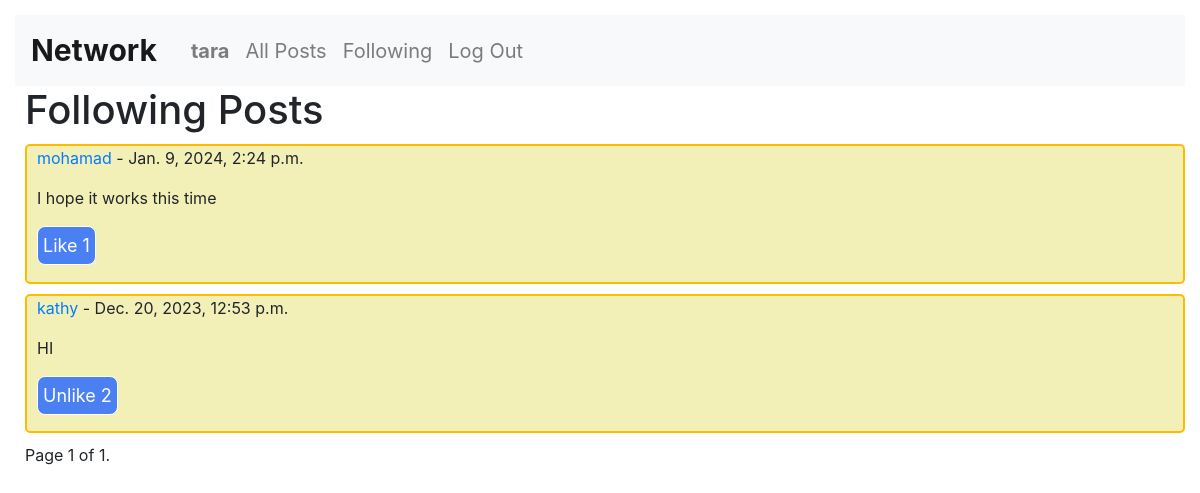
Page /following/ (signed in) on the committed database.
### network/models.py (models this page shows, shortened)
class User(AbstractUser):
    posts = models.ForeignKey('Post', on_delete=models.CASCADE, default=None, blank=True, null=True)
    followers = models.ManyToManyField('self', blank=True, symmetrical=False, related_name='user_followers')
    following = models.ManyToManyField('self', blank=True, symmetrical=False, related_name='user_following')

class Post(models.Model):
    writer = models.ForeignKey(User, on_delete=models.CASCADE, default=None, null=True, blank=True)
    content = models.CharField(max_length=250)
    timestamp = models.DateTimeField(auto_now_add=True)
    likes = models.ManyToManyField(User, related_name='user_likes', blank=True)

### network/views.py (the view)
# urls.py: path('following/', views.following_posts, name='following_posts'),
@login_required
def following_posts(request):
    following_users = request.user.following.all()
    following_posts = Post.objects.filter(writer__in=following_users).order_by('-timestamp')
    page = request.GET.get('page', 1)
    paginator = Paginator(following_posts, 10)
    try:
        following_posts = paginator.page(page)
    except PageNotAnInteger:
        following_posts = paginator.page(1)
    except EmptyPage:
        following_posts = paginator.page(paginator.num_pages)
    return render(request, "network/following_post.html", {
        'following_posts': following_posts,
    })

### network/templates/network/following_post.html (shortened to what this page needs)
{% extends "network/layout.html" %}
{% load static %}
{% block body %}
    <h1>Following Posts</h1>
    {% for post in following_posts %}
        <div class="post" id="post-{{ post.id }}">
            <p><a href="{% url 'profile' username=post.writer.username %}">{{ post.writer.username }}</a> - {{ post.timestamp }}</p>
            <p id="post-content-{{ post.id }}">{{ post.content }}</p>
            <button class="likeButton" data-post-id="{{ post.id }}">
                {% if request.user in post.likes.all %}Unlike{% else %}Like{% endif %}
                <span class='l_num' data-post-id='{{ post.id }}'> {{ post.likes.count }}</span>
            </button>
        </div>
    {% endfor %}
    <div class="pagination">
        <span class="step-links">
            <span class="current">
                Page {{ following_posts.number }} of {{ following_posts.paginator.num_pages }}.
            </span>
        </span>
    </div>
{% endblock %}

### network/templates/network/layout.html (shortened to what this page needs)
{% load static %}
<!DOCTYPE html>
<html lang="en">
    <head>
        <link rel="stylesheet" href="https://stackpath.bootstrapcdn.com/bootstrap/4.4.1/css/bootstrap.min.css">
        <link href="{% static 'network/styles.css' %}" rel="stylesheet">
    </head>
    <body>
        <nav class="navbar navbar-expand-lg navbar-light bg-light">
            <a class="navbar-brand" href="{% url 'all_posts' %}">Network</a>
            <div>
              <ul class="navbar-nav mr-auto">
                {% if user.is_authenticated %}
                    <li class="nav-item">
                        <a class="nav-link" href="{% url 'profile' username=user.username %}"><strong>{{user.username}}</strong></a>
                    </li>
                {% endif %}
                <li class="nav-item">
                  <a class="nav-link" href="{% url 'all_posts' %}">All Posts</a>
                </li>
                {% if user.is_authenticated %}
                    <li class="nav-item">
                        <a class="nav-link" href="{% url 'following_posts' %}">Following</a>
                    </li>
                    <li class="nav-item">
                        <a class="nav-link" href="{% url 'logout' %}">Log Out</a>
                    </li>
                {% endif %}
              </ul>
            </div>
          </nav>
        <div class="body">
            {% block body %}
            {% endblock %}
        </div>
    </body>
</html>

### network/static/network/styles.css (style rules this page uses)
body { padding: 15px; }
div { padding-left: 10px; }
.post { border: solid 2px rgb(255, 187, 0); border-radius: 5px; margin-top: 10px; margin-bottom: 10px; padding-bottom: 1%; background-color:rgb(243, 240, 183) ; }
button { background-color: rgb(75, 128, 243); color: white; border: solid 1px white; border-radius: 8px; font-size: 18px; text-align: center; padding: 5px; margin-bottom: 5px; }
.navbar-brand { font-weight: bold; font-size: 30px; color: rgb(237, 163, 237); }
.navbar { font-size: 20px; color: rgb(93, 16, 90); background-color: rgb(232, 227, 139); height: 10%; }
.nav-item { color:rgb(102, 0, 255); }

### rows in the picture
User: username "tara"
Post: writer.username "mohamad", timestamp "Jan. 9, 2024, 2:24 p.m.", content "I hope it works this time", shows "Like", likes.count "1"
Post: writer.username "kathy", timestamp "Dec. 20, 2023, 12:53 p.m.", content "HI", shows "Unlike", likes.count "2"

### other values in the picture
{{ following_posts.number }} "1"
{{ following_posts.paginator.num_pages }} "1"
